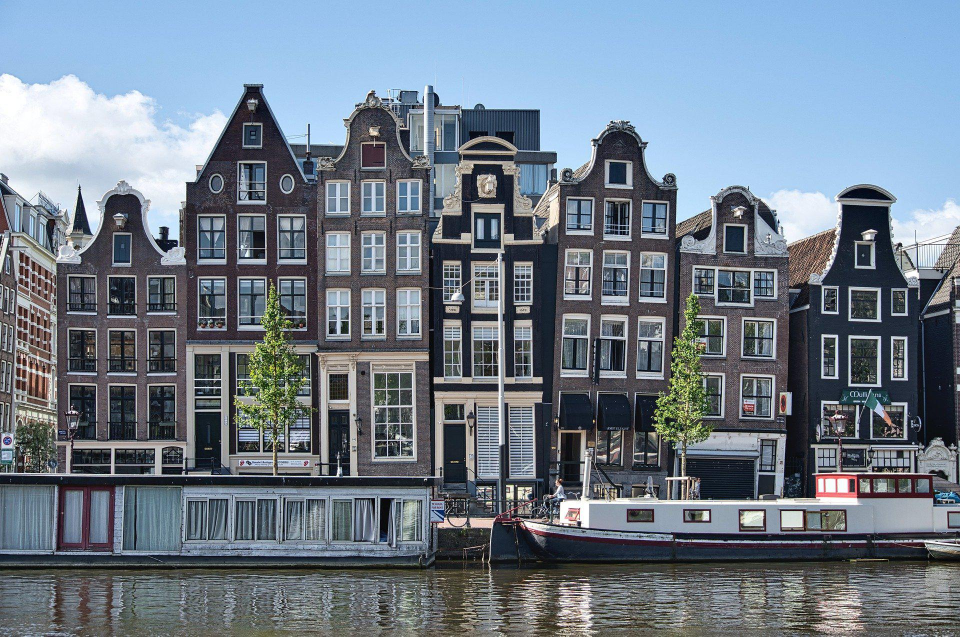
#> input picture buildings.jpg, 1920 x 1273 px (shown at 1/2 size)
$ python slice.py
#> lines starting #> are read from the running program, lines starting #| are printed output that depends on the picture
### main.py
# https://realpython.com/image-processing-with-the-python-pillow-library/

from PIL import Image


def j_load(filename):
#> called with filename = 'buildings.jpg'
    with Image.open(filename) as img: img.load()
#> img is the input picture: PIL image 1920x1273 RGB; mean R, G, B 111.8, 123.9, 136.8
    # You call the open() function to read the image from the file and .load() to read the image into memory so that
    # the file can now be closed. You use a with statement to create a context manager to ensure the file is closed
    # as soon as it’s no longer needed.
    return img


# [70 lines left out: functions j_save, j_crop, j_resize, j_reduce, j_thumbnail, j_transpose and 4 more, not called in this run]

### slice.py
from PIL import Image

from main import j_load


def j_slice(filename: str, number_of_slices: int, vertical_slices: bool):
    print("hello from j_slice")
    img = j_load(filename)
    if isinstance(img, Image.Image):
        print("File", filename, "opened successfully.")
        print(img)
#| <PIL.JpegImagePlugin.JpegImageFile image mode=RGB size=1920x1273 at 0x7F2BFDA84B90>

    slices = []
    if vertical_slices:
        width = img.width // number_of_slices
#> width = 640
        for i in range(number_of_slices):
            single_slice = img.crop((width * i, 0, width * (i + 1), img.height))
            slices.append(single_slice)
#> this loop made 3 passes
#> pass 1, in j_slice, `single_slice = img.crop((width * i, 0, width * (i + 1), img.height))`:
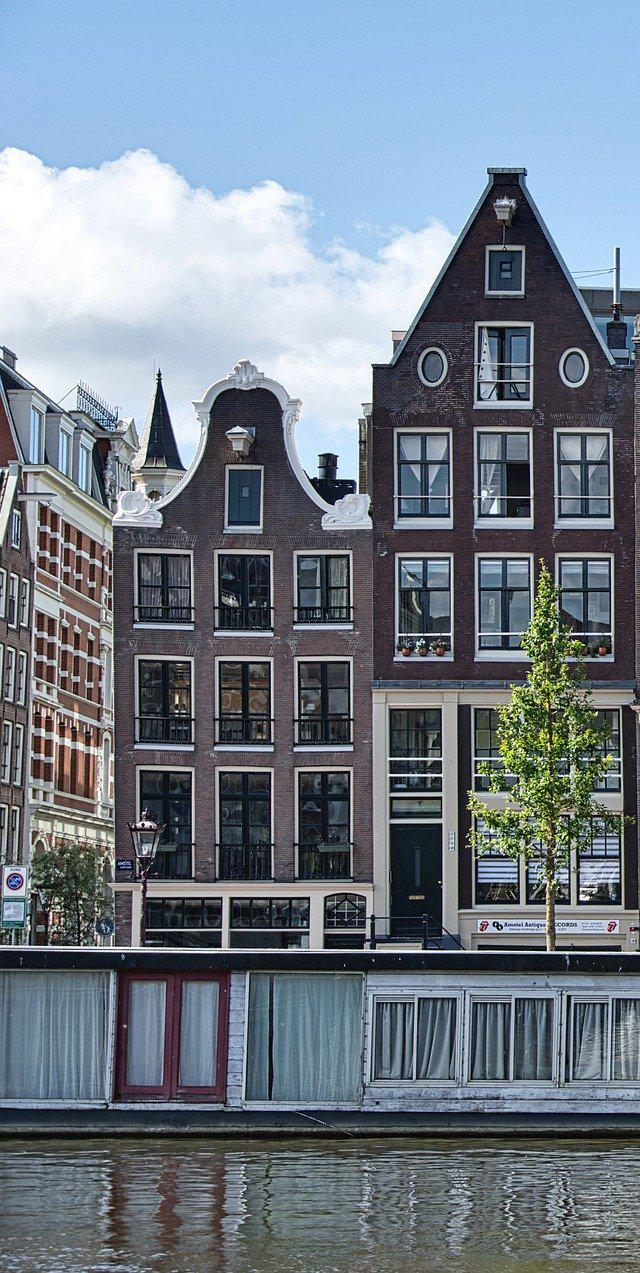
#> single_slice: PIL image 640x1273 RGB; mean R, G, B 114.9, 125.7, 137.1
#> pass 2, in j_slice, `single_slice = img.crop((width * i, 0, width * (i + 1), img.height))`:
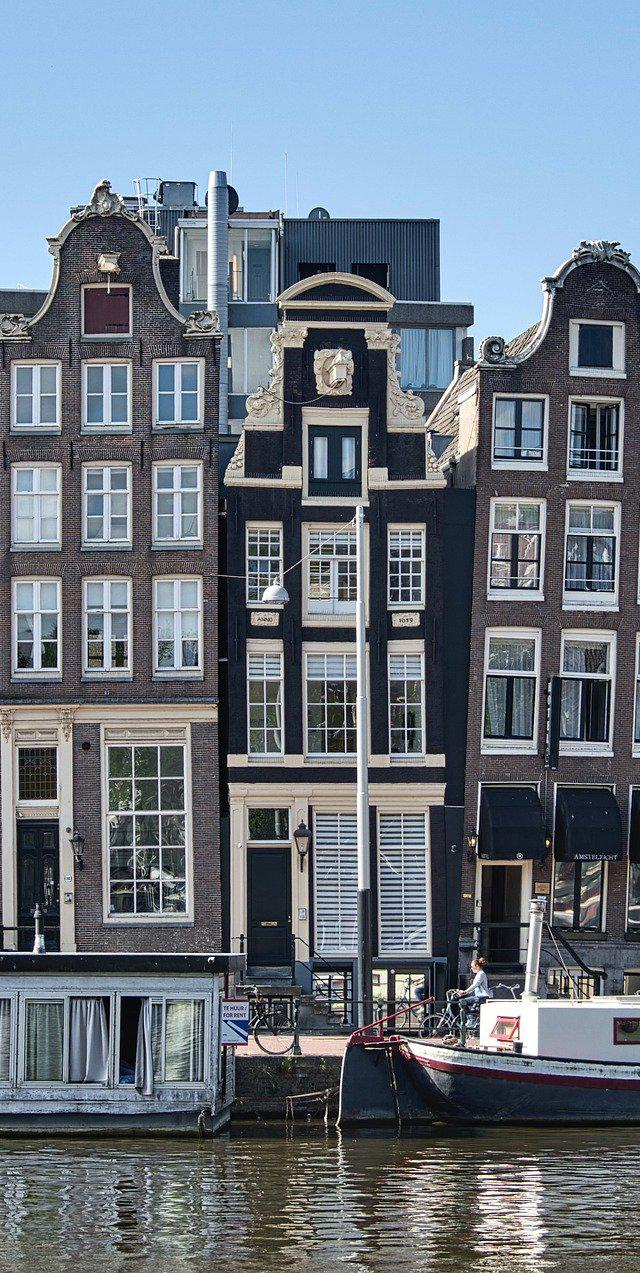
#> single_slice: PIL image 640x1273 RGB; mean R, G, B 107, 117.4, 129
#> pass 3, in j_slice, `single_slice = img.crop((width * i, 0, width * (i + 1), img.height))`:
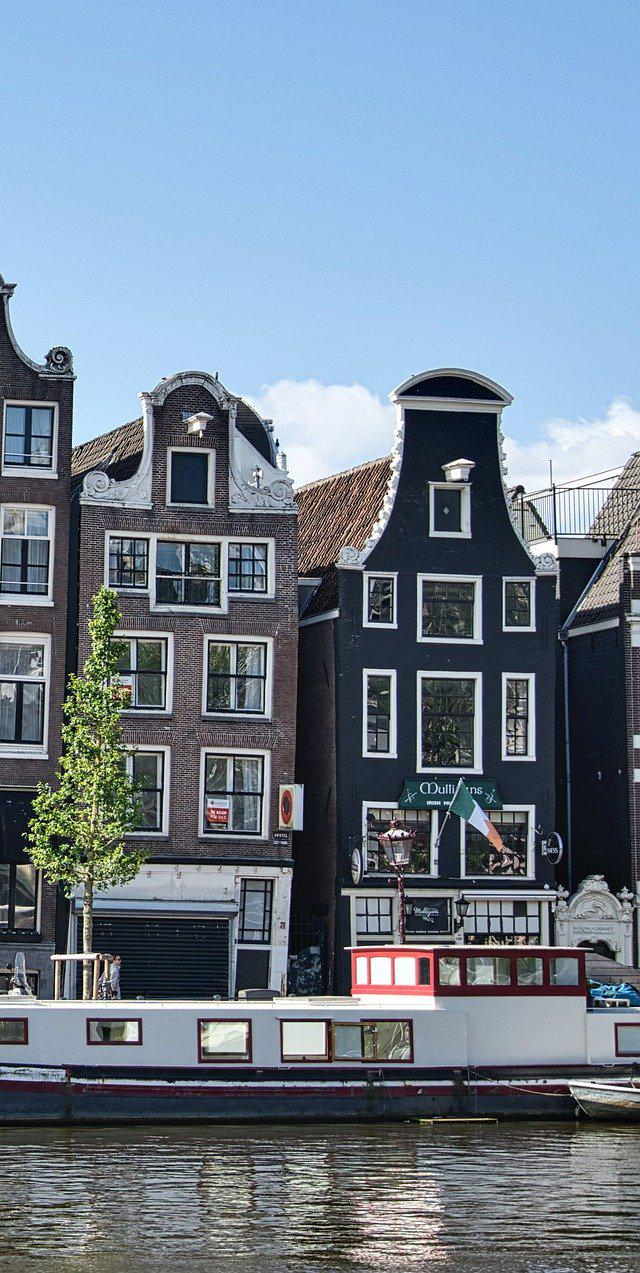
#> single_slice: PIL image 640x1273 RGB; mean R, G, B 113.4, 128.7, 144.3
#> after the loop, slices = 3 items
    else:
        height = img.height // number_of_slices
        for i in range(number_of_slices):
            single_slice = img.crop((0, height * i, img.width, height * (i + 1)))
            slices.append(single_slice)
    return slices


def test_slice():
    slices = j_slice(filename="buildings.jpg", number_of_slices=3, vertical_slices=True)
#> slices = 3 items
    for img in slices:
        img.show()


test_slice()
